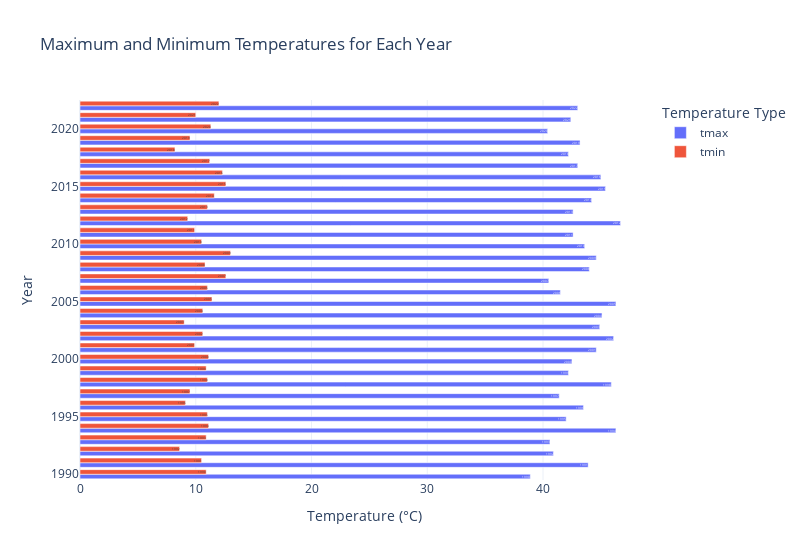

Source (notebook cell):
### Code cell
# Plot a horizontal bar graph for maximum and minimum temperatures of each year
fig = px.bar(yearly_temp_stats, 
             x=['tmax', 'tmin'], 
             y='year', 
             orientation='h', 
             title='Maximum and Minimum Temperatures for Each Year',
             labels={'year': 'Year', 'value': 'Temperature (°C)'},
             color_discrete_sequence=['#636EFA', '#EF553B'],
             width=800)  # Increase the width of the bars

# Update layout for a stylish theme
fig.update_layout(
    template='plotly_white',
    barmode='group',
    xaxis_title='Temperature (°C)',
    yaxis_title='Year',
    legend_title_text='Temperature Type'
)

# Update hover information to include year
fig.update_traces(hovertemplate='Year: %{y}<br>Temperature: %{x}°C', text=yearly_temp_stats['year'], textposition='inside')

fig.show()

### Figure 1 — Plotly figure (JSON) as saved in the notebook; plotly's stock layout.template omitted (floating-point values rounded to 4 significant figures)
{"data": [{"alignmentgroup": "True", "hovertemplate": "Year: %{y}<br>Temperature: %{x}°C", "legendgroup": "tmax", "marker": {"color": "#636EFA", "pattern": {"shape": ""}}, "name": "tmax", "offsetgroup": "tmax", "orientation": "h", "showlegend": true, "text": [1990, 1991, 1992, 1993, 1994, 1995, 1996, 1997, 1998, 1999, 2000, 2001, 2002, 2003, 2004, 2005, 2006, 2007, 2008, 2009, 2010, 2011, 2012, 2013, 2014, 2015, 2016, 2017, 2018, 2019, 2020, 2021, 2022], "textposition": "inside", "type": "bar", "x": [38.9, 43.9, 40.9, 40.6, 46.3, 42, 43.5, 41.4, 45.9, 42.2, 42.5, 44.6, 46.1, 44.9, 45.1, 46.3, 41.5, 40.5, 44, 44.6, 43.6, 42.6, 46.7, 42.6, 44.2, 45.4, 45, 43, 42.2, 43.2, 40.4, 42.4, 43], "xaxis": "x", "y": [1990, 1991, 1992, 1993, 1994, 1995, 1996, 1997, 1998, 1999, 2000, 2001, 2002, 2003, 2004, 2005, 2006, 2007, 2008, 2009, 2010, 2011, 2012, 2013, 2014, 2015, 2016, 2017, 2018, 2019, 2020, 2021, 2022], "yaxis": "y"}, {"alignmentgroup": "True", "hovertemplate": "Year: %{y}<br>Temperature: %{x}°C", "legendgroup": "tmin", "marker": {"color": "#EF553B", "pattern": {"shape": ""}}, "name": "tmin", "offsetgroup": "tmin", "orientation": "h", "showlegend": true, "text": [1990, 1991, 1992, 1993, 1994, 1995, 1996, 1997, 1998, 1999, 2000, 2001, 2002, 2003, 2004, 2005, 2006, 2007, 2008, 2009, 2010, 2011, 2012, 2013, 2014, 2015, 2016, 2017, 2018, 2019, 2020, 2021, 2022], "textposition": "inside", "type": "bar", "x": [10.9, 10.5, 8.6, 10.9, 11.1, 11, 9.1, 9.5, 11, 10.9, 11.1, 9.9, 10.6, 9, 10.6, 11.4, 11, 12.6, 10.8, 13, 10.5, 9.9, 9.3, 11, 11.6, 12.6, 12.3, 11.2, 8.2, 9.5, 11.3, 10, 12], "xaxis": "x", "y": [1990, 1991, 1992, 1993, 1994, 1995, 1996, 1997, 1998, 1999, 2000, 2001, 2002, 2003, 2004, 2005, 2006, 2007, 2008, 2009, 2010, 2011, 2012, 2013, 2014, 2015, 2016, 2017, 2018, 2019, 2020, 2021, 2022], "yaxis": "y"}], "layout": {"barmode": "group", "legend": {"title": {"text": "Temperature Type"}, "tracegroupgap": 0}, "title": {"text": "Maximum and Minimum Temperatures for Each Year"}, "width": 800, "xaxis": {"anchor": "y", "domain": [0, 1], "title": {"text": "Temperature (°C)"}}, "yaxis": {"anchor": "x", "domain": [0, 1], "title": {"text": "Year"}}}}
